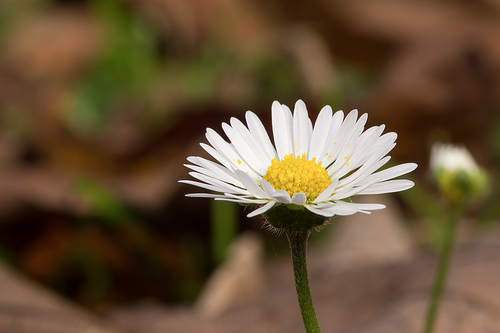
#> input picture UOW_Computer_Lab/AI/Week_3__RGB-Flowers/Flower_data/flowers/daisy/10712722853_5632165b04.jpg, 500 x 333 px; its folder holds only this picture in this run
$ python Flower_script.py
#> lines starting #> are read from the running program, lines starting #| are printed output that depends on the picture
# ---------------------------------------------------------------------------- #
#                                    Imports                                   #
# ---------------------------------------------------------------------------- #

import numpy as np
from sklearn.neighbors import KNeighborsClassifier
import cv2
import os


# ---------------------------------------------------------------------------- #
#                                   Constants                                  #
# ---------------------------------------------------------------------------- #
FLOWERS = ['daisy','dandelion','rose','sunflower','tulip']


# ---------------------------------------------------------------------------- #
#                                     Main                                     #
# ---------------------------------------------------------------------------- #

flower_data = []
for flower_type in FLOWERS:
    flower_images = os.listdir('Flower_data/flowers/' + flower_type +'/')

    list_hist = []
    for flower in flower_images:

        img = cv2.imread('Flower_data/flowers/' + flower_type +'/' + flower)
#> img is the input picture: shape (333, 500, 3); mean B, G, R 55.2, 81.4, 102
        img = cv2.resize(img, (150,150))
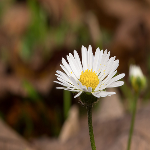
#> img: shape (150, 150, 3); mean B, G, R 55.1, 81.3, 101.9

        list_hist.append(cv2.calcHist([img], [0,1,2],None, [6,6,6], [0,256,0,256,0,256]))

    flower_data.append(list_hist)
#> pass 2 of the loop `for flower_type in FLOWERS:`:
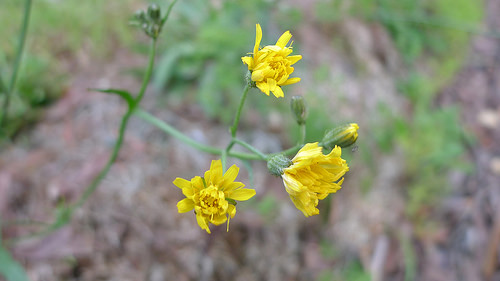
#> input picture UOW_Computer_Lab/AI/Week_3__RGB-Flowers/Flower_data/flowers/dandelion/14070457521_8eb41f65fa.jpg, 500 x 281 px
#> img is the input picture: shape (281, 500, 3); mean B, G, R 115.8, 139.7, 135.3
#> `img = cv2.resize(img, (150,150))`:
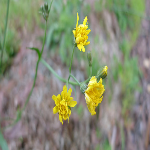
#> img: shape (150, 150, 3); mean B, G, R 115.6, 139.5, 135.1
#> (the run stopped early here; a loop or call above may not have finished)
